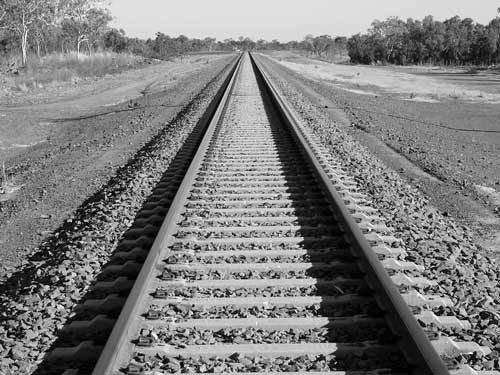
%> input picture edge and corner/railway.jpg, 500 x 375 px
$ octave Sobel.m   (GNU Octave 9; MATLAB toolbox functions it lacks are replaced by stand-ins)
%> lines starting %> are read from the running program, lines starting %| are printed output that depends on the picture
img = imread('railway.jpg');
%> img is the input picture: size 375x500 uint8; min 0, max 255, mean 125.7
figure(1);
imshow(img);

g1 = fspecial('sobel')

smoothim = conv2(double(img), g1, 'same');
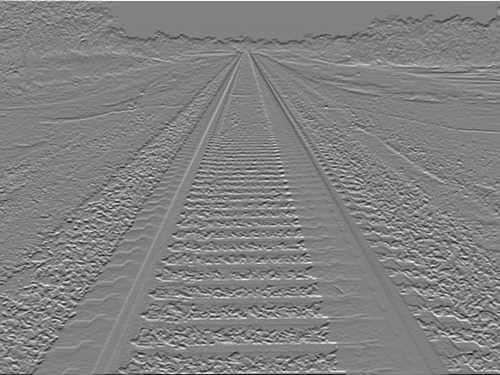
%> smoothim: size 375x500 double; min -964, max 925, mean -0.9; drawn with min black and max white
figure(2);
imshow(smoothim);
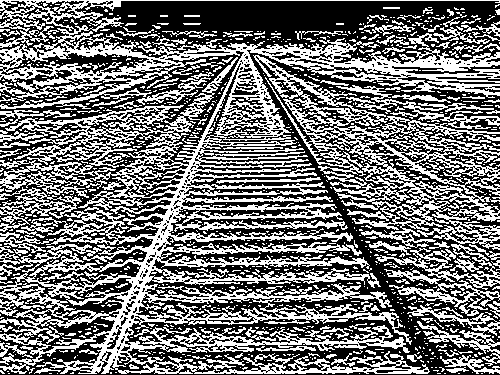
%> displayed picture: size 375x500, on the screen's scale of 0 to 255; 45% white in thin lines or dots

g2 = g1'

smoothim2 = conv2(double(img), g2, 'same');
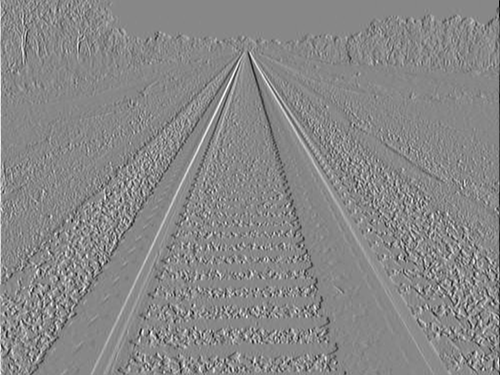
%> smoothim2: size 375x500 double; min -905, max 794, mean 0; drawn with min black and max white
figure(3);
imshow(smoothim2);
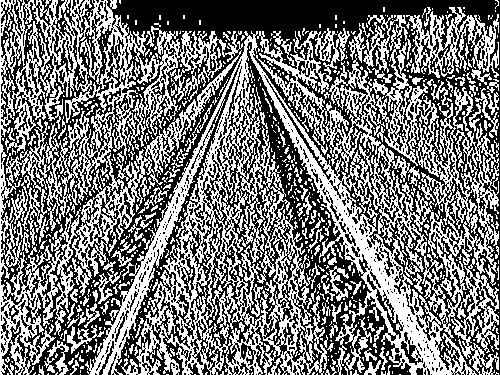
%> displayed picture: size 375x500, on the screen's scale of 0 to 255; 46.9% white in thin lines or dots

magnitude = smoothim.*smoothim + smoothim2.*smoothim2;
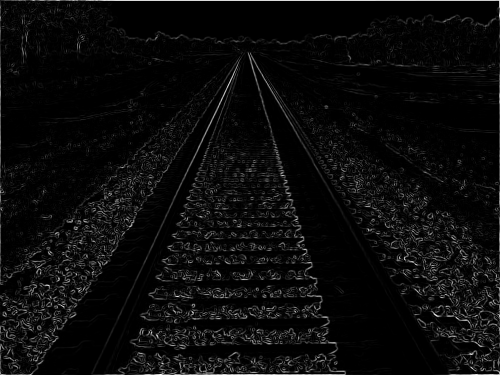
%> magnitude: size 375x500 double; min 0, max 930452, mean 43126.5; drawn with min black and max white
magnitude = uint8(sqrt(magnitude));
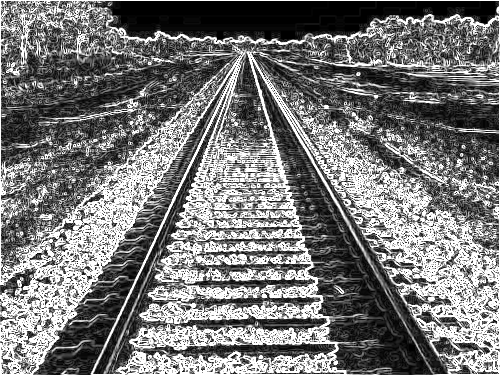
%> magnitude: size 375x500 uint8; min 0, max 255, mean 119.4

figure(4);
imshow(magnitude);

threshold = 220;
binary = zeros(size(magnitude));
binary(find(magnitude>threshold)) = 1;
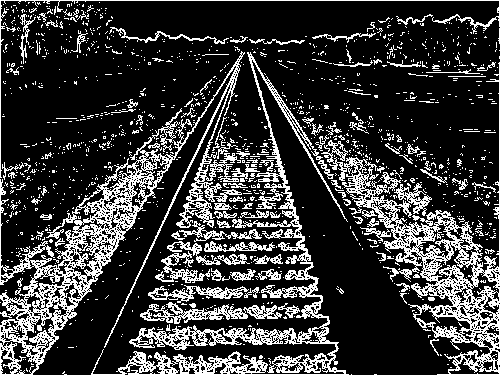
%> binary: size 375x500 double; values 0 (black) and 1 (white), 22.5% white in thin lines or dots

figure(5);
imshow(binary);
